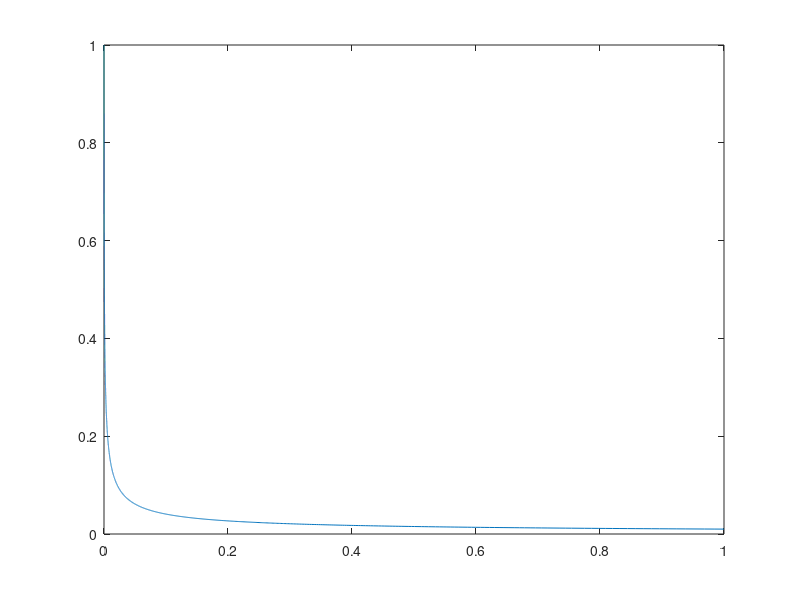

This chart was generated by the following MATLAB code:
clear;close all;clc
k=0.4;
ws=0.02;
tau=1;
us=sqrt(tau/1030);
p=ws/0.4/us
%p=1/32;

zo=0.01;
D=1;
dz=0.0001;
z=[zo:dz:D];
%C=(z/zo).^-p;
C=((1-zo)./zo./((1-z)./z)).^-p;

figure;plot(C,z)

sum(C)*dz/D;

(1/zo)^-p/(-p+1)*(D^(-p+1)-zo^(-p+1))/D;
xlim([0 1])